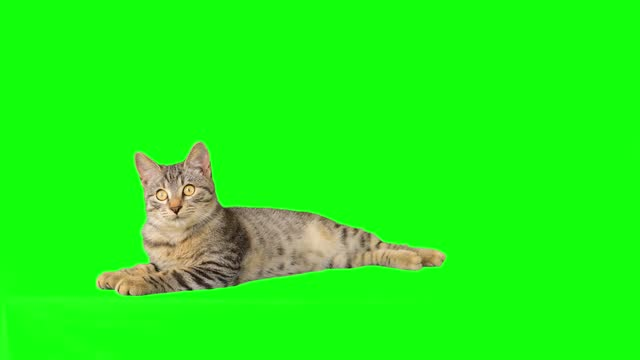
#> input picture img/cat.jpg, 640 x 360 px
$ python cat_on_the_desk.py
#> lines starting #> are read from the running program, lines starting #| are printed output that depends on the picture; after the words box and inside, x2 and y2 are one past the last pixel; in counts of white or black regions, pixels touching at a corner belong together
import cv2
import numpy as np
path = "./img/"

# 图片导入
cat_img = cv2.imread(path + "cat.jpg")
#> cat_img is the input picture: shape (360, 640, 3); mean B, G, R 22.1, 244.1, 32.3
table_img = cv2.imread(path + "table.jpg")
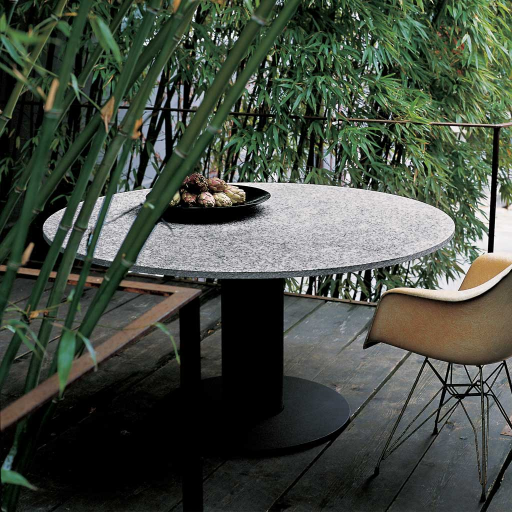
#> input picture img/table.jpg, 1024 x 1024 px (shown at 1/2 size)
#> table_img is the input picture: shape (1024, 1024, 3); mean B, G, R 64.7, 75.7, 68

# 切割图片，否则遮罩太大了
cat_img = cat_img[100:500, 100:450]
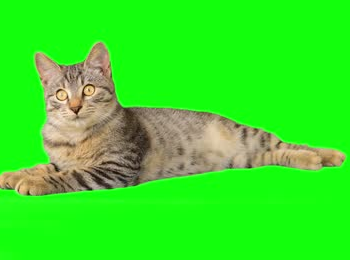
#> cat_img: shape (260, 350, 3); mean B, G, R 37, 227.3, 53.6
cat_img_copy = cat_img

# 遮罩在图片上的位移
y_shifting = 290
x_shifting = 460

rows, cols, channels = cat_img.shape
#> rows = 260; cols = 350; channels = 3
# 感兴趣区域，在这里是我们的桌子，通过手动偏移获得
roi = table_img[y_shifting:rows + y_shifting, x_shifting:cols + x_shifting]
# 获得猫的HSV图像，方便我们扣掉绿幕
cat_HSV = cv2.cvtColor(cat_img, cv2.COLOR_BGR2HSV)
#> cat_HSV: shape (260, 350, 3); mean H, S, V 49.2, 202.9, 232.1
# 把绿幕对应的位置在原图上全部变成白色
for i in range(cat_img.shape[0]):
    for j in range(cat_img.shape[1]):
        if 77 > cat_HSV[i, j, 0] > 40:
            cat_img[i, j] = [255, 255, 255]
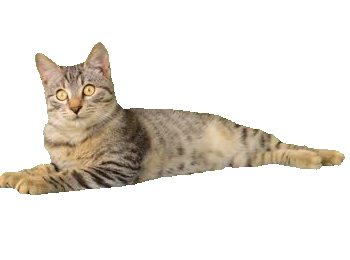
#> cat_img: shape (260, 350, 3); mean B, G, R 222, 228.5, 233.2
# 生成灰度图像，然后用threshold形成一个遮罩
gray_cat = cv2.cvtColor(cat_img, cv2.COLOR_BGR2GRAY)
ret, mask = cv2.threshold(gray_cat, 254, 255, cv2.THRESH_BINARY)
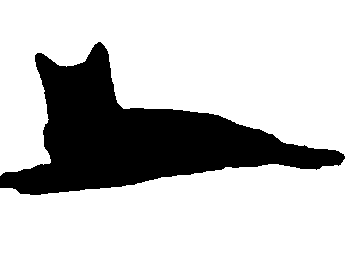
#> mask: shape (260, 350); 76.9% white; 1 black region, box (x1, y1, x2, y2) and area: (0, 42, 345, 195) 21028
# 反向遮罩，用来扣取猫的图片
mask_inv = cv2.bitwise_not(mask)
# 图片和掩膜按位与
table_bg = cv2.bitwise_and(roi, roi, mask=mask)
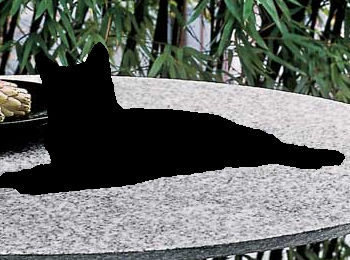
#> table_bg: shape (260, 350, 3); mean B, G, R 100.2, 104, 99.8
cat_fg = cv2.bitwise_and(cat_img, cat_img, mask=mask_inv)
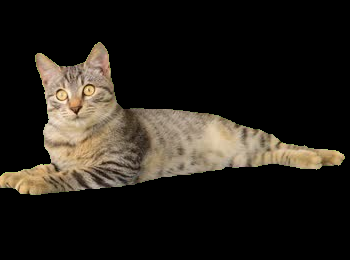
#> cat_fg: shape (260, 350, 3); mean B, G, R 25.9, 32.4, 37.1
# 黑色像素按位与就变成另一张图片的像素，这张就是合成有猫的ROI区域
dst = cv2.add(table_bg, cat_fg)
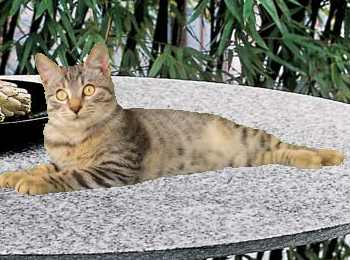
#> dst: shape (260, 350, 3); mean B, G, R 126.1, 136.4, 136.9
# 图片的同一区域直接覆盖上去
table_img[y_shifting:rows + y_shifting, x_shifting:cols + x_shifting] = dst
# 显示结果
print(mask)
#> (printed output is left out)
cv2.imshow("mask",mask)
cv2.imshow("table mask",table_bg)
cv2.imshow("cat mask",cat_fg)
cv2.imshow("ROI with cat",dst)
cv2.imshow("cat on the table", table_img)
cv2.waitKey(0)
cv2.destroyAllWindows()
